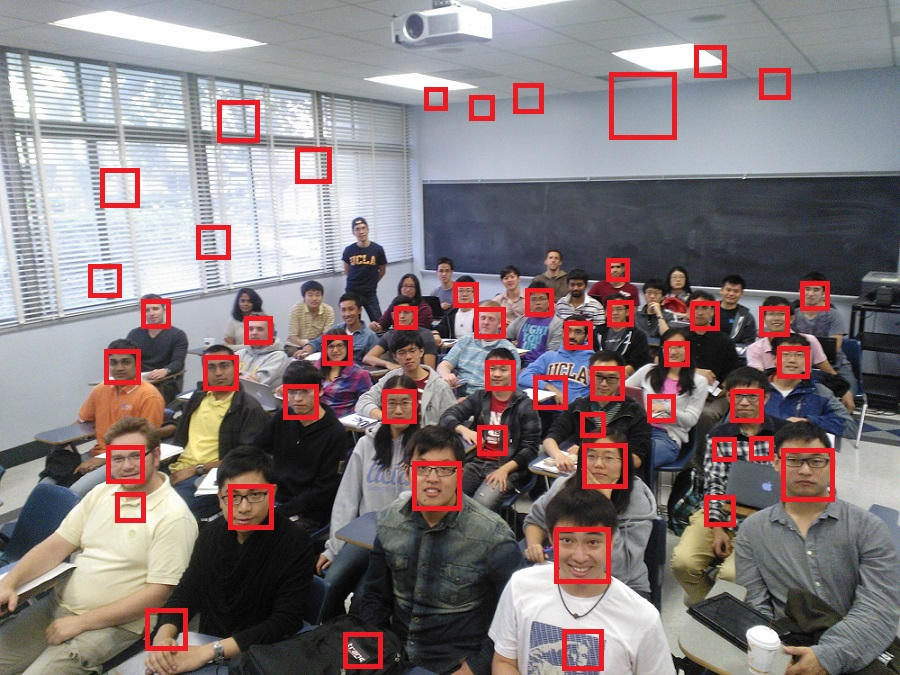
//> input picture data/class_photo_2013.jpg, 900 x 675 px
$ ./main   (built with g++ and OpenCV 4)
//> lines starting //> are read from the running program, lines starting //| are printed output that depends on the picture; after the words box and inside, x2 and y2 are one past the last pixel; in counts of white or black regions, pixels touching at a corner belong together
### recognizer/pre_process.h
#include<iostream>
#include<vector>

#include<opencv2/core/core.hpp>
#include<opencv2/highgui/highgui.hpp>
#include<opencv2/imgproc/imgproc.hpp>
#include<Eigen/dense>

using namespace Eigen;
using namespace std;
using namespace cv;

#ifndef NUM
#define NUM
int NUM_T = 32384;
#endif

class point
{
public:
	// [4 lines left out: function point, not called in this run]
	point(int x, int y, int num)
	{
		this->x = x;
		this->y = y;
		this->num = num;
	}
	int x;
	int y;
	int num;
};

struct weak_cla
{
	int index;
	double alpha; double theta; int pol;
};

void find_feature(vector<vector<int> >& ftr)
{
	int count = 0;
	for(int i = 0; i < 17; i++)
	{
		for(int j = i+1; j < 17; j++)
		{
			for(int p = 0; p < 17; p++)
			{
				for(int q = p+2; q < 17; q+=2)
				{
					ftr[count][0] = i; ftr[count][1] = j; ftr[count][2] = p; ftr[count][3] = q;
					ftr[count+8704][0] = p; ftr[count+8704][1] = q; ftr[count+8704][2] = i; ftr[count+8704][3] = j;
					count++;
				}
			}
		}
	}
	count += 8704;

	for(int i = 0; i < 17; i++)
	{
		for(int j = i+1; j < 17; j++)
		{
			for(int p = 0; p < 17; p++)
			{
				for(int q = p+3; q < 17; q+=3)
				{
					ftr[count][0] = i; ftr[count][1] = j; ftr[count][2] = p; ftr[count][3] = q;
					ftr[count+5440][0] = p; ftr[count+5440][1] = q; ftr[count+5440][2] = i; ftr[count+5440][3] = j;
					count++;
				}
			}
		}
	}
	count += 5440;

	for(int i = 0; i < 17; i++)
	{
		for(int j = i+2; j < 17; j+=2)
		{
			for(int p = 0; p < 17; p++)
			{
				for(int q = p+2; q < 17; q+=2)
				{
					ftr[count][0] = i; ftr[count][1] = j; ftr[count][2] = p; ftr[count][3] = q;
					count++;
				}
			}
		}
	}
}

int cal_sq(int i, int j, int p, int q, MatrixXd& i_face)
{
	int x = i_face(j,q) + i_face(i,p) - i_face(i,q) - i_face(j,p);
	return x;
}

int feature_value(int num, Mat& img, vector<vector<int> >& ftr)
{
	MatrixXd s_img = MatrixXd::Zero(17,17);
	for(int i = 1; i <= 16; i++)
	{
		for(int j = 1; j <= 16; j++)
		{
			s_img(i,j) = s_img(i,j-1) + img.at<uchar>(i-1,j-1);
		}
	}

	MatrixXd i_img = MatrixXd::Zero(17,17);
	for(int i = 1; i <= 16; i++)
	{
		for(int j = 1; j <= 16; j++)
		{
			i_img(i,j) = i_img(i-1,j) + s_img(i,j);
		}
	}

	int h_n[5] = {8704, 17408, 22848, 28288, 32384}; // 2h, 2v, 3h, 3v, 4

	int i = ftr[num][0], j = ftr[num][1], p = ftr[num][2], q = ftr[num][3];
	int value;
	if(num < h_n[0])
		value = cal_sq(i,j,p,(p+q)/2, i_img) - cal_sq(i,j,(p+q)/2,q, i_img);
	else if(num < h_n[1])
		value = cal_sq(i,(i+j)/2,p,q, i_img) - cal_sq((i+j)/2,j,p,q, i_img);
	else if(num < h_n[2])
		value = cal_sq(i,j,p,(p*2+q)/3, i_img) + cal_sq(i,j,(p+q*2)/3,q, i_img) - cal_sq(i,j,(p*2+q)/3,(p+q*2)/3, i_img);
	else if(num < h_n[3])
		value = cal_sq(i,(i*2+j)/3,p,q,i_img) + cal_sq((i+j*2)/3,j,p,q,i_img) - cal_sq((i*2+j)/3,(i+j*2)/3,p,q,i_img);
	else
		value = cal_sq(i,(i+j)/2,p,(p+q)/2,i_img) + cal_sq((i+j)/2,j,(p+q)/2,q, i_img) - cal_sq(i,(i+j)/2,(p+q)/2,q,i_img) - cal_sq((i+j)/2,j,p,(p+q)/2,i_img);

	return value;
}

### recognizer/main.cpp
#include<iostream>
#include<vector>
#include<fstream>
#include<algorithm>
#include<ctime>
#include "pre_process.h"

int main()
{
	int t1= time(0);
	vector<vector<int> > ftr;
	ftr.resize(32384);
	for(int i = 0; i < 32384; i++)
		ftr[i].resize(4);
	find_feature(ftr);

	int T = 100;
	vector<weak_cla> ada;
	ada.resize(T);
	ifstream input;
	input.open("ada.txt");
	for(int i = 0; i < 100; i++)
	{
		input>>ada[i].index>>ada[i].pol>>ada[i].alpha>>ada[i].theta;
	}
	input.close();

	Mat img = imread("../data/class_photo_2013.jpg");
//> img is the input picture: 675 rows x 900 cols, CV_8UC3; mean B, G, R 124.3, 122.7, 133.5
	Mat gimg;
	cvtColor(img, gimg, CV_BGR2GRAY);
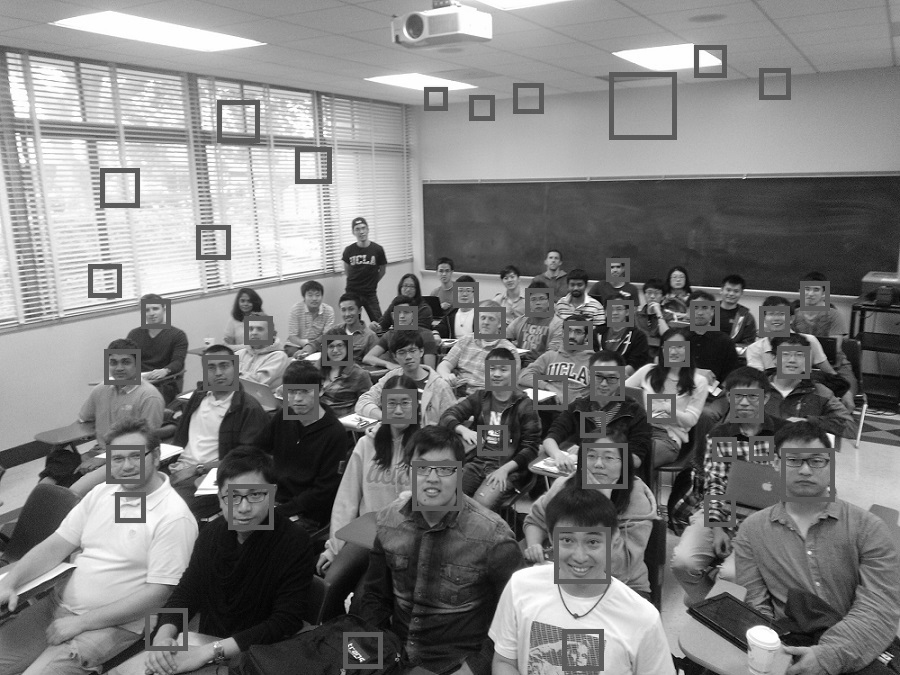
//> gimg: 675 rows x 900 cols, CV_8UC1; min 0, max 255, mean 126.1
	vector<point> v;

	//bool ok = false;
	ofstream output;
	int size = 16;
	output.open("tem.txt");
	int b[5] = {64,50,32,16,20};
	double c[5] = {5, 3.5, 5, 5, 5};
	double d[5] = {11, 4.5, 11,11,11};
	for(int a = 4; a >= 0; a--)
	{
		size = b[a];
		cout<<size<<" "<<v.size()<<endl;
		for(int i = 200; i < gimg.rows - size/2; i+=size/4)
		{
			for(int j = 100; j < gimg.cols - size/2; j+=size/4)
			{
				Mat window(size, size, CV_8UC1);
				// get the window, min of window and max of window
				int min = INT_MAX, max = INT_MIN;
				for(int p = 0; p < size; p++)
				{
					for(int q = 0; q < size; q++)
					{
						window.at<uchar>(p,q) = gimg.at<uchar>(i-size/2+p,j-size/2+q);
						if(window.at<uchar>(p,q) < min)
							min = window.at<uchar>(p,q);
						if(window.at<uchar>(p,q) > max)
							max = window.at<uchar>(p,q);
					}
				}
				if(max - min < 80)
					continue;

				resize(window, window, Size(16,16), 0, 0, INTER_LINEAR);
				equalizeHist(window, window);

				//calculate the F(x)
				double tem_sum = 0;
				for(int k = 0; k < T; k++)
				{
					int f_value = feature_value(ada[k].index, window, ftr);
					tem_sum += ada[k].pol * ada[k].alpha * double(f_value - ada[k].theta >= 0 ? 1 : -1);
					//cout<<tem_sum<<endl;
				}
				if(tem_sum > 0)
					output<<i<<" "<<j<<" "<<tem_sum<<endl;
				if(tem_sum > c[a] && tem_sum < d[a])
				{
					cout<<i<<" "<<j<<" "<<v.size()<<" "<<tem_sum<<endl;
					bool ok = true;
					for(int k = 0; k < v.size(); k++)
					{
						if(i-size/2 >= v[k].x - v[k].num/2 && i+size/2 < v[k].x + v[k].num/2 && j-size/2 >= v[k].y - v[k].num/2 && j+size/2 < v[k].y + v[k].num/2)
						{
							ok = false;
							break;
						}
					}
					if(ok)
					{
						v.push_back(point(i,j,size));
					}
				}
			}
		}
	}
//> after the loop, v = 63 items
	output.close();

	for(int i = 0; i < v.size(); i++)
	{
		int x, y, n;
		x = v[i].x; y = v[i].y; n = v[i].num;
		int lx = x-n/2, ly = y-n/2;
		if(n % 2 == 0)
		{
			lx--;
			ly--;
		}
		rectangle(img, Point(ly,lx), Point(ly+n, lx+n), Scalar(0,255,255), 2, CV_AA);
	}
//> this loop made 63 passes
//> (x, y, n, lx, ly) on passes 1 to 12: (205, 265, 20, 194, 254), (255, 270, 20, 244, 259), (255, 565, 20, 244, 554), (270, 515, 20, 259, 504), (295, 695, 20, 284, 684), (305, 665, 20, 294, 654), (325, 385, 20, 314, 374), (380, 790, 20, 369, 779), (390, 835, 20, 379, 824), (440, 750, 20, 429, 739), (455, 610, 20, 444, 599), (455, 770, 20, 444, 759)
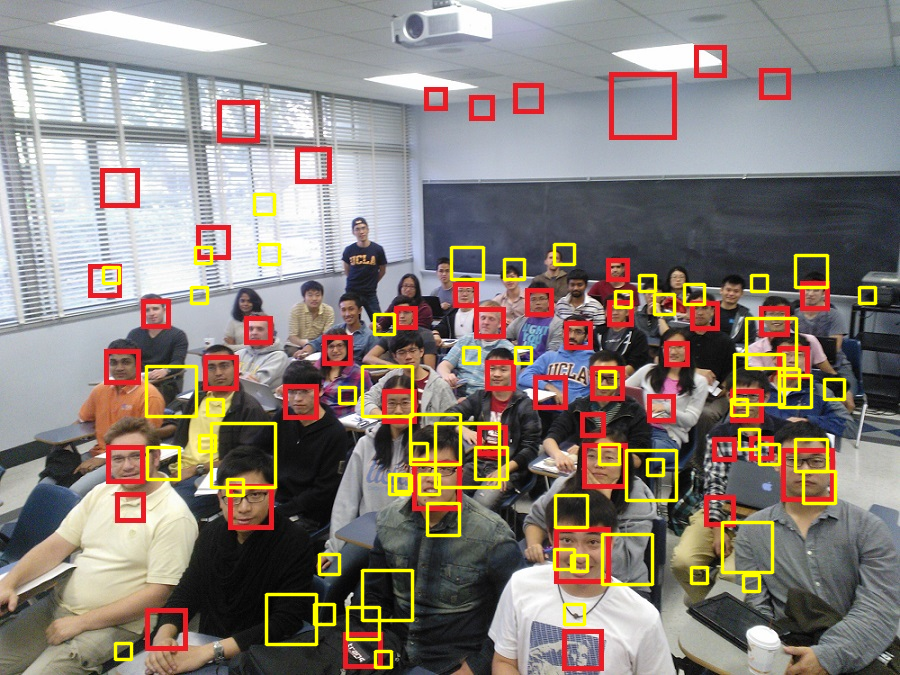
//> img: 675 rows x 900 cols, CV_8UC3; 5.2% of pixels changed, all inside (x1, y1, x2, y2) = (101, 192, 878, 670)
	imwrite("result.jpg", img);
	int t2 = time(0);
	cout<<"time "<<t2-t1<<endl;
	//waitKey();

  return 0;
}
